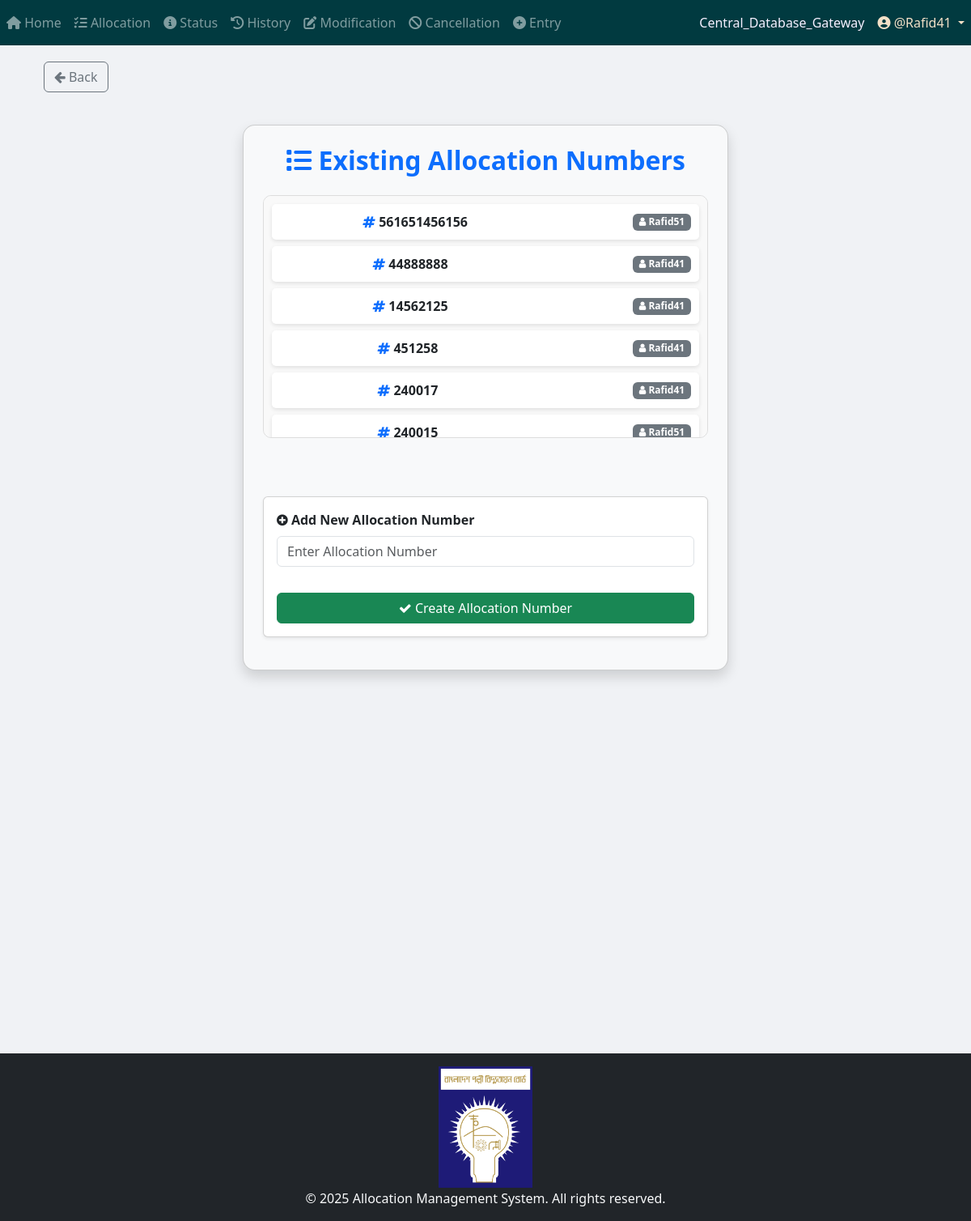
The app's page /allocation/view_allocation_numbers/ (signed in) with its own data.
### App_Allocation/models.py (models this page shows, shortened)
class Allocation_Number(models.Model):
    allocation_no = models.IntegerField(unique=True)
    user = models.ForeignKey(User, on_delete=models.CASCADE)
    STATUS_CHOICES = [
        ("Pending Approval", "Pending Approval"),
        ("Allocated", "Allocated"),
        ("Cancelled", "Cancelled"),
        ("Modified", "Modified"),
    ]
    status = models.CharField(
        max_length=100, choices=STATUS_CHOICES, default="Pending Approval"
    )

### App_Allocation/views/view_allocation_numbers_and_Add_New.py (the view, shortened to what this page needs)
# urls.py: path("view_allocation_numbers/", views.view_allocation_numbers_and_Add_New, name="view_allocation_numbers_and_Add_New"),
@login_required
def view_allocation_numbers_and_Add_New(request):
    allocation_numbers = Allocation_Number.objects.all().order_by("-allocation_no")
    return render(
        request,
        "App_Allocation/view_allocation_numbers_and_Add_New.html",
        {"allocation_numbers": allocation_numbers},
    )

### App_Admin_Panel/templatetags/nav_CDB_links_loader.py (called while the page is built)
@register.simple_tag
def external_link_from_static(filename):
    subpath = filename
    if not subpath.startswith("links" + os.sep) and not subpath.startswith("links/"):
        subpath = os.path.join("links", filename)
    file_path = find(subpath)
    if not file_path:
        return ""
    try:
        with open(file_path, "r", encoding="utf-8") as f:
            return f.read().strip()
    except Exception:
        return ""

### templates/App_Allocation/view_allocation_numbers_and_Add_New.html (shortened to what this page needs)
{% extends 'base.html' %}
{% load crispy_forms_tags %}
{% load static %}
{% block body_block %}
<div class="container mt-.5">
    <a href="{% url 'App_Allocation:allocation_page' %}" class="btn btn-outline-secondary">
        <i class="fa fa-arrow-left"></i> Back
    </a>
</div>
<div class="container card-container card p-4 shadow bg-light">
    <h2 class="text-center text-primary"><i class="fas fa-list"></i> <b>Existing Allocation Numbers</b></h2>
<div class="list-container mt-3 mb-4">
    {% for allocation in allocation_numbers %}
        <div class="list-item d-flex justify-content-between align-items-center">
            <span class="mx-auto"><i class="fa fa-hashtag text-primary"></i> {{ allocation.allocation_no }}</span>
            <span class="badge bg-secondary ms-auto"><i class="fa fa-user"></i> {{ allocation.user.username }}</span>
        </div>
    {% empty %}
        <p class="text-center text-muted">No Allocation Numbers available.</p>
    {% endfor %}
</div>
    <br>
    <form method="post" class="card p-3 shadow-sm mt-4">
        <div class="form-group">
            <label for="allocation_no" class="fw-bold"><i class="fa fa-plus-circle"></i> <b>Add New Allocation Number</b></label>
            <input type="number" name="allocation_no" class="form-control" required placeholder="Enter Allocation Number">
        </div>
        <button type="submit" class="btn btn-success mt-3 w-100">
            <i class="fa fa-check"></i> Create Allocation Number
        </button>
    </form>
</div>
{% endblock %}

### templates/partials/navbar.html (shortened to what this page needs)
{% load static %}
{% load nav_CDB_links_loader %}
{% external_link_from_static "Central_Database_Gateway.txt" as central_database_gateway_link %}
{% if request.path|slice:":9" == "/project/" %}
    <nav class="navbar navbar-expand-sm navbar-dark" style="background-color: #005F5B; color: #C4FFF9;">
        <button class="navbar-toggler" type="button" data-toggle="collapse" data-target="#navbarProject">
            <span class="navbar-toggler-icon"></span>
        </button>
        <div class="collapse navbar-collapse" id="navbarProject">
            <ul class="navbar-nav mr-auto">
                {% if user.is_authenticated %}
                                <li class="nav-item">
                                    <a class="nav-link" href="{% url 'Project_App_Home:project_home_page' %}">
                                        <i class="fas fa-project-diagram"></i> P_Home
                                    </a>
                                </li>                    {% if request.user.is_superuser or request.user.user_group.user_group_type == "Editor" %}
                    <li class="nav-item">
                        <a class="nav-link" href="{% url 'Project_App_Allocation:allocation_page' %}">
                            <i class="fas fa-tasks"></i> P_Allocation
                        </a>
                    </li>
                    {% endif %}
                    {% if request.user.is_superuser or request.user.user_group.user_group_type in "Editor View History and Status only" %}
                    <li class="nav-item">
                        <a class="nav-link" href="{% url 'Project_App_Status:status_page' %}">
                            <i class="fas fa-info-circle"></i> P_Status
                        </a>
                    </li>
                    {% endif %}
                    <li class="nav-item">
                        <a class="nav-link" href="{% url 'Project_App_History:history_page' %}">
                            <i class="fas fa-history"></i> P_History
                        </a>
                    </li>
                    {% if request.user.is_superuser or request.user.user_group.user_group_type == "Editor" %}
                    <li class="nav-item">
                        <a class="nav-link" href="{% url 'Project_App_Modification:modification_menu' %}">
                            <i class="fas fa-edit"></i> P_Modification
                        </a>
                    </li>
                    <li class="nav-item">
                        <a class="nav-link" href="{% url 'Project_App_Cancellation:cancellation' %}">
                            <i class="fas fa-ban"></i> P_Cancellation
                        </a>
                    </li>
                    <li class="nav-item">
                        <a class="nav-link" href="{% url 'Project_App_Entry:entry_page' %}">
                            <i class="fas fa-plus-circle"></i> P_Entry
                        </a>
                    </li>
                    <li class="nav-item">
                        <a class="nav-link" href="{% url 'Project_App_ProjectWiseBalance:project_list' %}">
                            <i class="fas fa-plus-circle"></i> P_Project-Wise Balance
                        </a>
                    </li>
                    {% endif %}
                {% endif %}
            </ul>
            <ul class="navbar-nav">
                {% if user.is_authenticated %}
                    {% if request.user.is_superuser or request.user.user_group.user_group_type == "Editor" %}
                        <li class="nav-item">
                            <a class="nav-link" style="color: #FFE9A8;" href="{{ central_database_gateway_link|default:'#' }}" target="_blank" rel="noopener noreferrer">Central_Database_Gateway</a>
                        </li>
                    {% endif %}
                    <li class="nav-item dropdown">
                        <a class="nav-link dropdown-toggle" style="color: #FFA07A;" href="#" id="userDropdown" role="button" data-toggle="dropdown">
                            <i class="fas fa-user-circle"></i> @{{ user.username }}
                        </a>
                        <div class="dropdown-menu dropdown-menu-right">
                            {% if request.user.is_superuser %}
                                <a class="dropdown-item text-primary" href="{% url 'App_Admin_Panel:admin_panel_home' %}">
                                    <i class="fas fa-tools"></i> <strong>Admin Panel</strong>
                                </a>
                                <div class="dropdown-divider"></div>
                            {% endif %}
                            <a class="dropdown-item text-danger" href="{% url 'App_Login:logout' %}">
                                <i class="fas fa-sign-out-alt"></i> <strong>Logout</strong>
                            </a>
                        </div>
                    </li>
                {% else %}
                    <li class="nav-item {% if request.resolver_match.url_name == 'login' %}active{% endif %}">
                        <a class="nav-link" href="{% url 'App_Login:login' %}">
                            <i class="fas fa-sign-in-alt"></i> Login
                        </a>
                    </li>
                {% endif %}
            </ul>
        </div>
    </nav>
{% else %}
    <nav class="navbar navbar-expand-sm navbar-dark" style="background-color: #013A40; color: #F8ECFF;">
        <div class="collapse navbar-collapse" id="navbarDefault">
            <ul class="navbar-nav mr-auto">
                {% if user.is_authenticated %}
                    <li class="nav-item {% if request.resolver_match.url_name == 'home_page' %}active{% endif %}">
                        <a class="nav-link" href="{% url 'App_Home:home_page' %}">
                            <i class="fas fa-home"></i> Home
                        </a>
                    </li>
                    {% if request.user.is_superuser or request.user.user_group.user_group_type == "Editor" %}
                    <li class="nav-item {% if request.resolver_match.url_name == 'allocation_page' %}active{% endif %}">
                        <a class="nav-link" href="{% url 'App_Allocation:allocation_page' %}">
                            <i class="fas fa-tasks"></i> Allocation
                        </a>
                    </li>
                    {% endif %}
                    {% if request.user.is_superuser or request.user.user_group.user_group_type in "Editor View History and Status only" %}
                    <li class="nav-item {% if request.resolver_match.url_name == 'status_page' %}active{% endif %}">
                        <a class="nav-link" href="{% url 'App_Status:status_page' %}">
                            <i class="fas fa-info-circle"></i> Status
                        </a>
                    </li>
                    {% endif %}
                    <li class="nav-item {% if request.resolver_match.url_name == 'history_page' %}active{% endif %}">
                        <a class="nav-link" href="{% url 'App_History:history_page' %}">
                            <i class="fas fa-history"></i> History
                        </a>
                    </li>
                    {% if request.user.is_superuser or request.user.user_group.user_group_type == "Editor" %}
                    <li class="nav-item {% if request.resolver_match.url_name == 'modification_menu' %}active{% endif %}">
                        <a class="nav-link" href="{% url 'App_Modification:modification_menu' %}">
                            <i class="fas fa-edit"></i> Modification
                        </a>
                    </li>
                    {% endif %}
                    {% if request.user.is_superuser or request.user.user_group.user_group_type == "Editor" %}
                    <li class="nav-item {% if request.resolver_match.url_name == 'cancellation' %}active{% endif %}">
                        <a class="nav-link" href="{% url 'App_Cancellation:cancellation' %}">
                            <i class="fas fa-ban"></i> Cancellation
                        </a>
                    </li>
                    {% endif %}
                    {% if request.user.is_superuser or request.user.user_group.user_group_type == "Editor" %}
                    <li class="nav-item {% if request.resolver_match.url_name == 'entry_page' %}active{% endif %}">
                        <a class="nav-link" href="{% url 'App_Entry:entry_page' %}">
                            <i class="fas fa-plus-circle"></i> Entry
                        </a>
                    </li>
                    {% endif %}
                {% endif %}
            </ul>
            <ul class="navbar-nav">
                {% if user.is_authenticated %}
                    {% if request.user.is_superuser or request.user.user_group.user_group_type == "Editor" %}
                        <li class="nav-item">
                            <a class="nav-link" style="color: #F7F0FF;" href="{{ central_database_gateway_link|default:'#' }}" target="_blank" rel="noopener noreferrer">Central_Database_Gateway</a>
                        </li>
                    {% endif %}
                    <li class="nav-item dropdown">
                        <a class="nav-link dropdown-toggle" style="color: #F3E0C7;" href="#" id="userDropdown" role="button" data-toggle="dropdown">
                            <i class="fas fa-user-circle"></i> @{{ user.username }}
                        </a>
                    </li>
                {% else %}
                    <li class="nav-item {% if request.resolver_match.url_name == 'login' %}active{% endif %}">
                        <a class="nav-link" href="{% url 'App_Login:login' %}">
                            <i class="fas fa-sign-in-alt"></i> Login
                        </a>
                    </li>
                {% endif %}
            </ul>
        </div>
    </nav>
{% endif %}

### templates/App_Allocation/view_allocation_numbers_and_Add_New.html (style rules this page uses)
.card-container { max-width: 600px; margin: 40px auto; padding: 20px; border-radius: 15px; box-shadow: 0 4px 8px rgba(0, 0, 0, 0.2); }
.list-container { max-height: 300px; overflow-y: auto; border-radius: 10px; border: 1px solid #ddd; padding: 10px; background: #f9f9f9; }
.list-item { background: #fff; padding: 10px; margin-bottom: 8px; border-radius: 5px; box-shadow: 0 2px 5px rgba(0, 0, 0, 0.1); text-align: center; font-size: 16px; font-weight: 600; }

### templates/partials/footer.html (style rules this page uses)
html, body { height: 100%; margin: 0; }

### records on screen
Allocation_Number: allocation_no "561651456156", user.username "Rafid51"
Allocation_Number: allocation_no "44888888", user.username "Rafid41"
Allocation_Number: allocation_no "14562125", user.username "Rafid41"
Allocation_Number: allocation_no "451258", user.username "Rafid41"
Allocation_Number: allocation_no "240017", user.username "Rafid41"
Allocation_Number: allocation_no "240015", user.username "Rafid51"

### other values on screen
{{ user.username }} "Rafid41"
